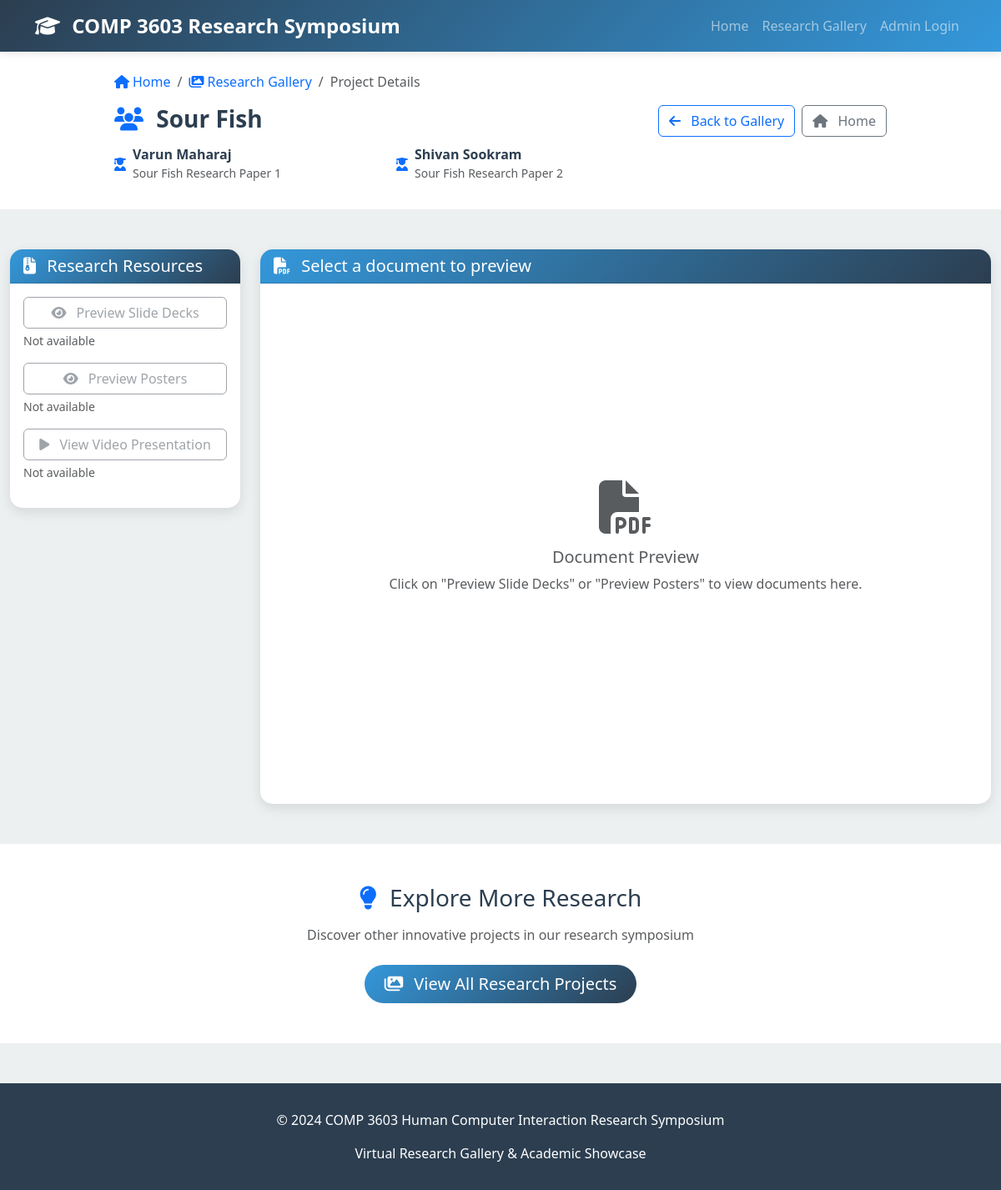
Page /project/29 on the committed database.
### app.py (models this page shows)
class ResearchProject(db.Model):
    id = db.Column(db.Integer, primary_key=True)
    group_name = db.Column(db.String(100), nullable=False)
    member1_name = db.Column(db.String(100), nullable=False)
    member2_name = db.Column(db.String(100), nullable=False)
    paper1_title = db.Column(db.String(200), nullable=False)
    paper2_title = db.Column(db.String(200), nullable=False)
    member1_paper = db.Column(db.String(200), nullable=False)  # Which paper member1 worked on
    member2_paper = db.Column(db.String(200), nullable=False)  # Which paper member2 worked on
    presentation_video_url = db.Column(db.String(500))
    combined_slide_decks_filename = db.Column(db.String(200))  # PDF with both slide decks
    combined_posters_filename = db.Column(db.String(200))      # PDF with both posters
    submission_slide_decks_filename = db.Column(db.String(200))  # Original submission filename for slide decks
    submission_posters_filename = db.Column(db.String(200))      # Original submission filename for posters
    tags = db.Column(db.String(500))  # Comma-separated tags
    created_at = db.Column(db.DateTime, default=datetime.utcnow)
    updated_at = db.Column(db.DateTime, default=datetime.utcnow, onupdate=datetime.utcnow)

### app.py (the view, shortened to what this page needs)
@app.route('/project/<int:project_id>')
def view_project(project_id):
    project = ResearchProject.query.get_or_404(project_id)
    similar_projects = []
    return render_template('view_project.html', project=project, similar_projects=similar_projects)

### templates/view_project.html (shortened to what this page needs)
{% extends "base.html" %}
{% block content %}
<section class="py-4 bg-white">
    <div class="container">
        <div class="row">
            <div class="col-lg-10 mx-auto">
                <nav aria-label="breadcrumb">
                    <ol class="breadcrumb">
                        <li class="breadcrumb-item">
                            <a href="{{ url_for('index') }}" class="text-decoration-none">
                                <i class="fas fa-home me-1"></i>Home
                            </a>
                        </li>
                        <li class="breadcrumb-item">
                            <a href="{{ url_for('gallery') }}" class="text-decoration-none">
                                <i class="fas fa-images me-1"></i>Research Gallery
                            </a>
                        </li>
                        <li class="breadcrumb-item active" aria-current="page">Project Details</li>
                    </ol>
                </nav>
                                <div class="d-flex justify-content-between align-items-start">
                    <div class="flex-grow-1">
                        <h1 class="h3 fw-bold mb-3">
                            <i class="fas fa-users me-2 text-primary"></i>
                            {{ project.group_name }}
                    </h1>
                        <div class="row">
                            <div class="col-md-6">
                                <div class="d-flex align-items-center mb-2">
                                    <i class="fas fa-user-graduate text-primary me-2"></i>
                                    <div>
                                        <h6 class="mb-0 fw-bold">{{ project.member1_name }}</h6>
                                        <small class="text-muted">{{ project.member1_paper }}</small>
                                    </div>
                                </div>
                            </div>
                            <div class="col-md-6">
                                <div class="d-flex align-items-center mb-2">
                                    <i class="fas fa-user-graduate text-primary me-2"></i>
                                    <div>
                                        <h6 class="mb-0 fw-bold">{{ project.member2_name }}</h6>
                                        <small class="text-muted">{{ project.member2_paper }}</small>
                                    </div>
                                </div>
                            </div>
                        </div>
                    </div>
                    <div class="d-flex gap-2">
                        <a href="{{ url_for('gallery') }}" class="btn btn-outline-primary">
                            <i class="fas fa-arrow-left me-2"></i>
                            Back to Gallery
                        </a>
                        <a href="{{ url_for('index') }}" class="btn btn-outline-secondary">
                            <i class="fas fa-home me-2"></i>
                            Home
                        </a>
                    </div>
                </div>
            </div>
        </div>
    </div>
</section>
<section class="py-5">
    <div class="container-fluid">
        <div class="row">
            <div class="col-lg-3">
                <div class="card mb-4">
                    <div class="card-header">
                        <h5 class="mb-0">
                            <i class="fas fa-file-archive me-2"></i>
                            Research Resources
                        </h5>
                    </div>
                    <div class="card-body">
                         <div class="mb-3">
                            {% if project.submission_slide_decks_filename %}
                            <button class="btn btn-warning w-100" type="button"
                                    onclick="showPreview('slideDecks')">
                                <i class="fas fa-eye me-2"></i>
                                Preview Slide Decks
                            </button>
                            <small class="text-muted d-block mt-1">Both students' presentations</small>
                            {% else %}
                            <button class="btn btn-outline-secondary w-100" disabled>
                                     <i class="fas fa-eye me-2"></i>
                                Preview Slide Decks
                            </button>
                            <small class="text-muted d-block mt-1">Not available</small>
                            {% endif %}
                         </div>
                         <div class="mb-3">
                            {% if project.submission_posters_filename %}
                            <button class="btn btn-success w-100" type="button"
                                    onclick="showPreview('posters')">
                                <i class="fas fa-eye me-2"></i>
                                Preview Posters
                            </button>
                            <small class="text-muted d-block mt-1">Both students' posters</small>
                            {% else %}
                            <button class="btn btn-outline-secondary w-100" disabled>
                                     <i class="fas fa-eye me-2"></i>
                                Preview Posters
                            </button>
                            <small class="text-muted d-block mt-1">Not available</small>
                            {% endif %}
                         </div>
                        <div class="mb-3">
                         {% if project.presentation_video_url %}
                             <a href="{{ project.presentation_video_url }}"
                                class="btn btn-info w-100" target="_blank">
                                 <i class="fas fa-play me-2"></i>
                                View Video Presentation
                            </a>
                            <small class="text-muted d-block mt-1">Watch presentation video</small>
                            {% else %}
                            <button class="btn btn-outline-secondary w-100" disabled>
                                <i class="fas fa-play me-2"></i>
                                View Video Presentation
                            </button>
                            <small class="text-muted d-block mt-1">Not available</small>
                            {% endif %}
                         </div>
                    </div>
                </div>
            </div>
            <div class="col-lg-9">
                <div class="card h-100">
                    <div class="card-header d-flex justify-content-between align-items-center">
                        <h5 class="mb-0">
                            <i class="fas fa-file-pdf me-2"></i>
                            <span id="previewTitle">Select a document to preview</span>
                        </h5>
                    </div>
                    <div class="card-body p-0 position-relative" style="height: 600px;">
                        <div id="defaultPreview" class="d-flex align-items-center justify-content-center position-absolute w-100 h-100" style="top: 0; left: 0;">
                            <div class="text-center text-muted">
                                <i class="fas fa-file-pdf fa-4x mb-3"></i>
                                <h5>Document Preview</h5>
                                <p>Click on "Preview Slide Decks" or "Preview Posters" to view documents here.</p>
                            </div>
                        </div>
                    </div>
                </div>
            </div>
        </div>
    </div>
</section>
<section class="py-5 bg-white">
    <div class="container">
        <div class="text-center mb-4">
            <h3 class="mb-3">
                <i class="fas fa-lightbulb me-2 text-primary"></i>
                Explore More Research
            </h3>
            <p class="text-muted">
                Discover other innovative projects in our research symposium
            </p>
        </div>
        <div class="text-center">
            <a href="{{ url_for('gallery') }}" class="btn btn-primary btn-lg">
                <i class="fas fa-images me-2"></i>
                View All Research Projects
            </a>
        </div>
             </div>
     </section>
     {% endblock %}

### templates/base.html (style rules this page uses)
:root { --primary-color: #2c3e50; --secondary-color: #3498db; --accent-color: #e74c3c; --light-bg: #ecf0f1; --dark-text: #2c3e50; }
body { font-family: 'Segoe UI', Tahoma, Geneva, Verdana, sans-serif; background-color: var(--light-bg); color: var(--dark-text); }
.card { border: none; border-radius: 15px; box-shadow: 0 5px 15px rgba(0,0,0,0.1); transition: transform 0.3s ease, box-shadow 0.3s ease; margin-bottom: 1.5rem; }
.card-header { background: linear-gradient(135deg, var(--secondary-color), var(--primary-color)); color: white; border-radius: 15px 15px 0 0 !important; font-weight: bold; }
.btn-primary { background: linear-gradient(135deg, var(--secondary-color), var(--primary-color)); border: none; border-radius: 25px; padding: 0.5rem 1.5rem; font-weight: 500; transition: all 0.3s ease; }

### rows in the picture
ResearchProject: group_name "Sour Fish", member1_name "Varun Maharaj", member1_paper "Sour Fish Research Paper 1", member2_name "Shivan Sookram", member2_paper "Sour Fish Research Paper 2"
